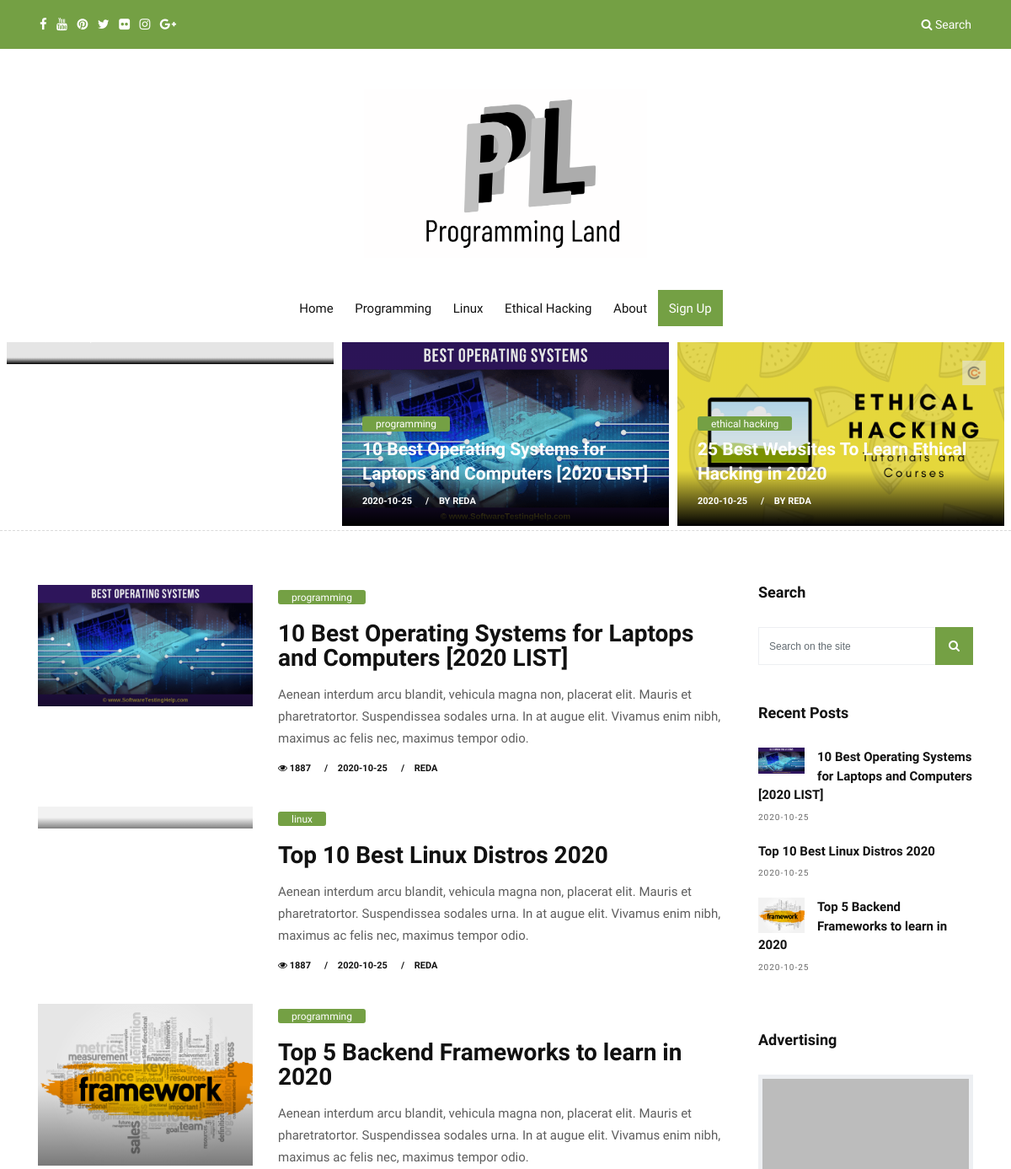
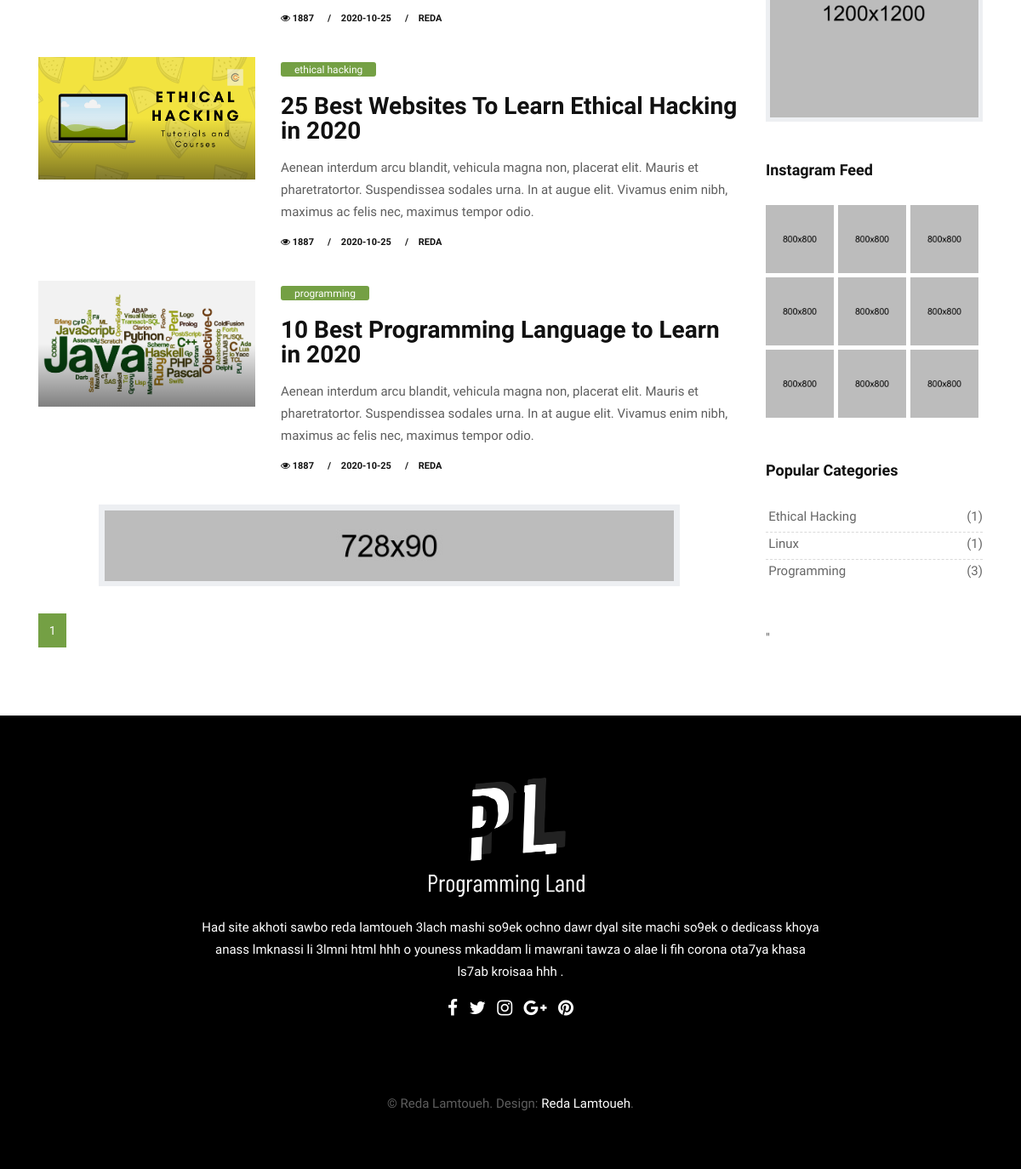
The page / on the database its author committed (2 pictures, top to bottom).
### tables this page shows
CREATE TABLE `posts` (
  `post_id` int(11) NOT NULL,
  `author_id` int(11) NOT NULL,
  `post_title` varchar(150) DEFAULT NULL,
  `post_content` text,
  `post_author` varchar(100) DEFAULT NULL,
  `post_category` varchar(100) DEFAULT NULL,
  `post_image` varchar(100) DEFAULT NULL,
  `post_date` date DEFAULT NULL
);

### index.php (the view, shortened to what this page needs)
<?php include "include/header.php";
include "connection/connect.php";
 ?>
        <section class="section first-section">
            <div class="container-fluid">
                <div class="masonry-blog clearfix">
                    <?php
                    $stmt=$connect->prepare("SELECT * FROM  posts WHERE post_category LIKE :cat");
                    $stmt->bindParam(':cat',$cat);
                    $cat='linux';
                    $stmt->execute();
                    if(isset($stmt)){
                        $stmt=$stmt->fetch();
                        echo'
                    <div class="left-side">
                        <div class="masonry-box post-media">
                             <img src="images/post_images/'.$stmt['post_image'].'" alt="" class="img-fluid">
                             <div class="shadoweffect">
                                <div class="shadow-desc">
                                    <div class="blog-meta">
                                        <span class="bg-aqua"><a href="post-details.php?id='.$stmt["post_id"].'" title="">'.$stmt['post_category'].'</a></span>
                                        <h4><a href="post-details.php?id='.$stmt["post_id"].'" title="">'.$stmt['post_title'].'</a></h4>
                                        <small><a href="#" title="">'.$stmt['post_date'].'</a></small>
                                        <small><a href="#" title="">By '.$stmt['post_author'].'</a></small>
                                    </div>
                                </div>
                            </div>
                        </div>
                    </div>
                        ';
                    }
                    ?>
                    <?php
                    $stmt=$connect->prepare("SELECT * FROM  posts WHERE post_category LIKE :cat");
                    $stmt->bindParam(':cat',$cat);
                    $cat='programming';
                    $stmt->execute();
                    if(isset($stmt)){
                        $stmt=$stmt->fetch();
                        echo'
                    <div class="center-side">
                        <div class="masonry-box post-media">
                             <img src="images/post_images/'.$stmt['post_image'].'" alt="" class="img-fluid">
                             <div class="shadoweffect">
                                <div class="shadow-desc">
                                    <div class="blog-meta">
                                        <span class="bg-aqua"><a href="post-details.php?id='.$stmt["post_id"].'" title="">'.$stmt['post_category'].'</a></span>
                                        <h4><a href="post-details.php?id='.$stmt["post_id"].'" title="">'.$stmt['post_title'].'</a></h4>
                                        <small><a href="#" title="">'.$stmt['post_date'].'</a></small>
                                        <small><a href="#" title="">by '.$stmt['post_author'].'</a></small>
                                    </div>
                                </div>
                            </div>
                        </div>
                    </div>
                        ';
                    }
                    ?>
                    <?php
                    $stmt=$connect->prepare("SELECT * FROM  posts WHERE post_category LIKE :cat");
                    $stmt->bindParam(':cat',$cat);
                    $stmt->execute();
                    if(isset($stmt)){
                        $stmt=$stmt->fetch();
                        echo'
                    <div class="right-side hidden-md-down">
                        <div class="masonry-box post-media">
                             <img src="images/post_images/'.$stmt['post_image'].'" alt="" class="img-fluid">
                             <div class="shadoweffect">
                                <div class="shadow-desc">
                                    <div class="blog-meta">
                                        <span class="bg-aqua"><a href="post-details.php?id='.$stmt["post_id"].'" title="">'.$stmt['post_category'].'</a></span>
                                        <h4><a href="post-details.php?id='.$stmt["post_id"].'" title="">'.$stmt['post_title'].'</a></h4>
                                        <small><a href="#" title="">'.$stmt['post_date'].'</a></small>
                                        <small><a href="#" title="">by '.$stmt['post_author'].'</a></small>
                                    </div>
                                </div>
                             </div>
                        </div>
                    </div>
                        ';
                    }
                    ?>
                </div>
            </div>
        </section>
        <section class="section wb">
            <div class="container">
                <div class="row">
                    <div class="col-lg-9 col-md-12 col-sm-12 col-xs-12">
                        <div class="page-wrapper">
                            <div class="blog-list clearfix">
                                <?php
                                $perpg=6;
                                if(isset($_GET['page'])){$pg=(int)$_GET['page'];}else{$pg=1;}
                                $from=($pg-1)*$perpg;
                                $stmt=$connect->prepare("SELECT * FROM posts ORDER BY post_date DESC LIMIT $from,$perpg ");
                                $stmt->execute();
                                $stmt=$stmt->fetchAll();
                                foreach($stmt as $row){
                                   echo '
                                <div class="blog-box row">
                                    <div class="col-md-4">
                                        <div class="post-media">
                                            <a href="post-details.php?id='.$row["post_id"].'" title="">
                                                <img src="images/post_images/'.$row['post_image'].'" alt="" class="img-fluid">
                                                <div class="hovereffect"></div>
                                            </a>
                                        </div>
                                    </div>
                                    <div class="blog-meta big-meta col-md-8">
                                        <span class="bg-aqua"><a href="post-details.php?id='.$row["post_id"].'" title="">'.$row['post_category'].'</a></span>
                                        <h4><a href="post-details.php?id='.$row["post_id"].'" title="">'.$row['post_title'].'</a></h4>
                                        <p>Aenean interdum arcu blandit, vehicula magna non, placerat elit. Mauris et pharetratortor. Suspendissea sodales urna. In at augue elit. Vivamus enim nibh, maximus ac felis nec, maximus tempor odio.</p>
                                        <small><a href="#" title=""><i class="fa fa-eye"></i> 1887</a></small>
                                        <small><a href="#" title="">'.$row['post_date'].'</a></small>
                                        <small><a href="#" title="">'.$row['post_author'].'</a></small>
                                    </div>
                                </div>
                                <hr class="invis">
                                   ';
                                }
                                ?>
                                <div class="row">
                                    <div class="col-lg-10 offset-lg-1">
                                        <div class="banner-spot clearfix">
                                            <div class="banner-img">
                                                <img src="upload/banner_05.jpg" alt="" class="img-fluid">
                                            </div>
                                        </div>
                                    </div>
                                </div>
                            </div>
                        </div>
                        <div class="row">
                            <div class="col-md-12">
                                <nav aria-label="Page navigation">
                                    <ul class="pagination justify-content-start">
                                        <?php
                                        $stmt=$connect->prepare("SELECT count(*) FROM posts");
                                        $stmt->execute();
                                        $stmt=$stmt->fetch();
                                        $nb=$stmt[0];
                                        for($i=1;$i<=ceil($nb/$perpg);$i++){
                                            echo '<li  class="page-item '.($i==$pg ? 'active' : '').'"><a class="page-link" href="z-index.php?page='.$i.'">'.$i.'</a></li>';
                                        }
                                        ?>
                                    </ul>
                                </nav>
                            </div>
                        </div>
                    </div>
                    <div class="col-lg-3 col-md-12 col-sm-12 col-xs-12">
                    <?php include "include/sidebar.php"; ?>"
                    </div>
                </div>
            </div>
        </section>
<?php include "include/footer.php"; ?>

### include/sidebar.php
<div class="sidebar">
    <div class="widget">
        <h2 class="widget-title">Search</h2>
        <form class="form-inline search-form">
            <div class="form-group">
                <input type="text" class="form-control" placeholder="Search on the site">
            </div>
            <button type="submit" class="btn btn-primary"><i class="fa fa-search"></i></button>
        </form>
    </div>
    <div class="widget">
        <h2 class="widget-title">Recent Posts</h2>
        <div class="blog-list-widget">
            <div class="list-group">
            <?php
            $stmt=$connect->prepare("SELECT * FROM  posts ORDER BY post_date DESC  ");
            $stmt->execute();
            if(isset($stmt)){
                $stmt=$stmt->fetchAll();
            for($i=0;$i<3;$i++){
            echo'
                <a href="post-details.php?id='.$stmt[$i]["post_id"].'" class="list-group-item list-group-item-action flex-column align-items-start">
                    <div class="w-100 justify-content-between">
                        <img src="images/post_images/'.$stmt[$i]["post_image"].'" alt="" class="img-fluid float-left">
                        <h5 class="mb-1">'.$stmt[$i]["post_title"].'</h5>
                        <small>'.$stmt[$i]["post_date"].'</small>
                    </div>
                </a>
            ';
                }
            }
            ?>
            </div>
        </div>
    </div>
    <div class="widget">
        <h2 class="widget-title">Advertising</h2>
        <div class="banner-spot clearfix">
            <div class="banner-img">
                <img src="upload/banner_04.jpg" alt="" class="img-fluid">
            </div>
        </div>
    </div>
    <div class="widget">
        <h2 class="widget-title">Instagram Feed</h2>
        <div class="instagram-wrapper clearfix">
            <a href="#"><img src="upload/garden_sq_01.jpg" alt="" class="img-fluid"></a>
            <a href="#"><img src="upload/garden_sq_02.jpg" alt="" class="img-fluid"></a>
            <a href="#"><img src="upload/garden_sq_03.jpg" alt="" class="img-fluid"></a>
            <a href="#"><img src="upload/garden_sq_04.jpg" alt="" class="img-fluid"></a>
            <a href="#"><img src="upload/garden_sq_05.jpg" alt="" class="img-fluid"></a>
            <a href="#"><img src="upload/garden_sq_06.jpg" alt="" class="img-fluid"></a>
            <a href="#"><img src="upload/garden_sq_07.jpg" alt="" class="img-fluid"></a>
            <a href="#"><img src="upload/garden_sq_08.jpg" alt="" class="img-fluid"></a>
            <a href="#"><img src="upload/garden_sq_09.jpg" alt="" class="img-fluid"></a>
        </div>
    </div>
    <div class="widget">
        <h2 class="widget-title">Popular Categories</h2>
        <div class="link-widget">
            <ul>
            <?php
            $stmt=$connect->prepare("SELECT post_category, COUNT(post_id) AS nb FROM posts GROUP BY post_category ");
            $stmt->execute();
            if(isset($stmt)){
                $stmt=$stmt->fetchAll();
                foreach($stmt as $row){
            echo'
                <li><a href="category.php?cat='.$row['post_category'].'">'.$row['post_category'].' <span>('.$row['nb'].')</span></a></li>
            ';
        }
            }
            ?>
            </ul>
        </div>
    </div>
</div>

### rows shown on the page
posts: post_image (picture), post_category "programming", post_title "10 Best Operating Systems for Laptops and Computers [2020 LIST]", post_date "2020-10-25", post_author "REDA"
posts: post_image (picture), post_category "ethical hacking", post_title "25 Best Websites To Learn Ethical Hacking in 2020", post_date "2020-10-25", post_author "REDA"
posts: post_category "linux", post_title "Top 10 Best Linux Distros 2020", post_date "2020-10-25", post_author "REDA"
posts: post_image (picture), post_category "programming", post_title "Top 5 Backend Frameworks to learn in 2020", post_date "2020-10-25", post_author "REDA"
posts: post_image (picture), post_category "programming", post_title "10 Best Programming Language to Learn in 2020", post_date "2020-10-25", post_author "REDA"

### other values the page prints
$row['post_category'] "Ethical Hacking"
$row['nb'] "1"
$row['post_category'] "Linux"
$row['post_category'] "Programming"
$row['nb'] "3"
